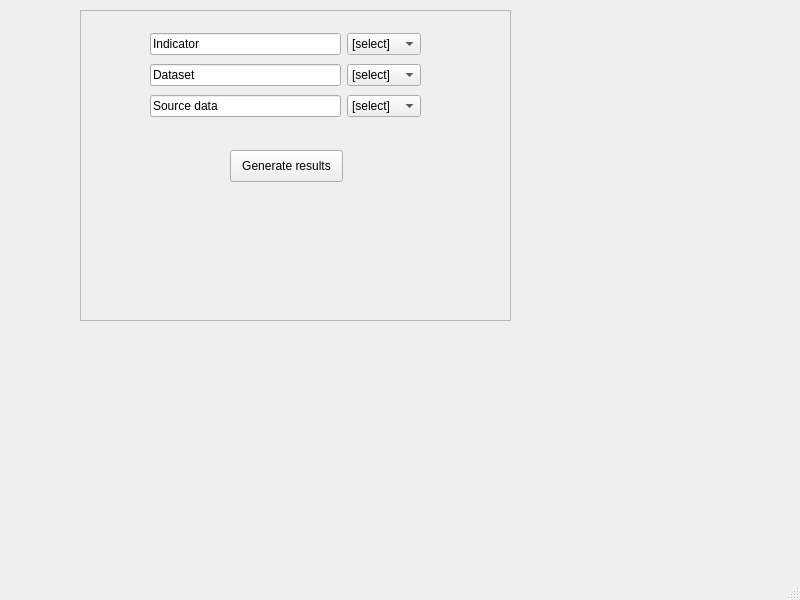
<ui version="4.0" >
 <class>MainWindow</class>
 <widget class="QMainWindow" name="MainWindow" >
  <property name="geometry" >
   <rect>
    <x>0</x>
    <y>0</y>
    <width>800</width>
    <height>600</height>
   </rect>
  </property>
  <property name="windowTitle" >
   <string>MainWindow</string>
  </property>
  <widget class="QWidget" name="centralwidget" >
   <widget class="QFrame" name="frame" >
    <property name="geometry" >
     <rect>
      <x>80</x>
      <y>10</y>
      <width>431</width>
      <height>311</height>
     </rect>
    </property>
    <property name="frameShape" >
     <enum>QFrame::StyledPanel</enum>
    </property>
    <property name="frameShadow" >
     <enum>QFrame::Raised</enum>
    </property>
    <widget class="QPushButton" name="pushButton" >
     <property name="geometry" >
      <rect>
       <x>150</x>
       <y>140</y>
       <width>113</width>
       <height>32</height>
      </rect>
     </property>
     <property name="text" >
      <string>Generate results</string>
     </property>
    </widget>
    <widget class="QWidget" name="" >
     <property name="geometry" >
      <rect>
       <x>70</x>
       <y>20</y>
       <width>271</width>
       <height>92</height>
      </rect>
     </property>
     <layout class="QGridLayout" >
      <item row="0" column="0" >
       <widget class="QLineEdit" name="lineEdit_2" >
        <property name="text" >
         <string>Indicator</string>
        </property>
        <property name="readOnly" >
         <bool>true</bool>
        </property>
       </widget>
      </item>
      <item row="0" column="1" >
       <widget class="QComboBox" name="comboBox_2" >
        <item>
         <property name="text" >
          <string>[select]</string>
         </property>
        </item>
       </widget>
      </item>
      <item row="1" column="0" >
       <widget class="QLineEdit" name="lineEdit" >
        <property name="text" >
         <string>Dataset</string>
        </property>
        <property name="readOnly" >
         <bool>true</bool>
        </property>
       </widget>
      </item>
      <item row="1" column="1" >
       <widget class="QComboBox" name="comboBox" >
        <item>
         <property name="text" >
          <string>[select]</string>
         </property>
        </item>
        <item>
         <property name="text" >
          <string>gridcell</string>
         </property>
        </item>
        <item>
         <property name="text" >
          <string>zone</string>
         </property>
        </item>
        <item>
         <property name="text" >
          <string>taz</string>
         </property>
        </item>
        <item>
         <property name="text" >
          <string>county</string>
         </property>
        </item>
        <item>
         <property name="text" >
          <string>all_data</string>
         </property>
        </item>
       </widget>
      </item>
      <item row="2" column="0" >
       <widget class="QLineEdit" name="lineEdit_3" >
        <property name="text" >
         <string>Source data</string>
        </property>
        <property name="readOnly" >
         <bool>true</bool>
        </property>
       </widget>
      </item>
      <item row="2" column="1" >
       <widget class="QComboBox" name="comboBox_3" >
        <item>
         <property name="text" >
          <string>[select]</string>
         </property>
        </item>
       </widget>
      </item>
     </layout>
    </widget>
   </widget>
  </widget>
  <widget class="QMenuBar" name="menubar" >
   <property name="geometry" >
    <rect>
     <x>0</x>
     <y>0</y>
     <width>800</width>
     <height>22</height>
    </rect>
   </property>
  </widget>
  <widget class="QStatusBar" name="statusbar" />
 </widget>
 <resources/>
 <connections/>
</ui>
